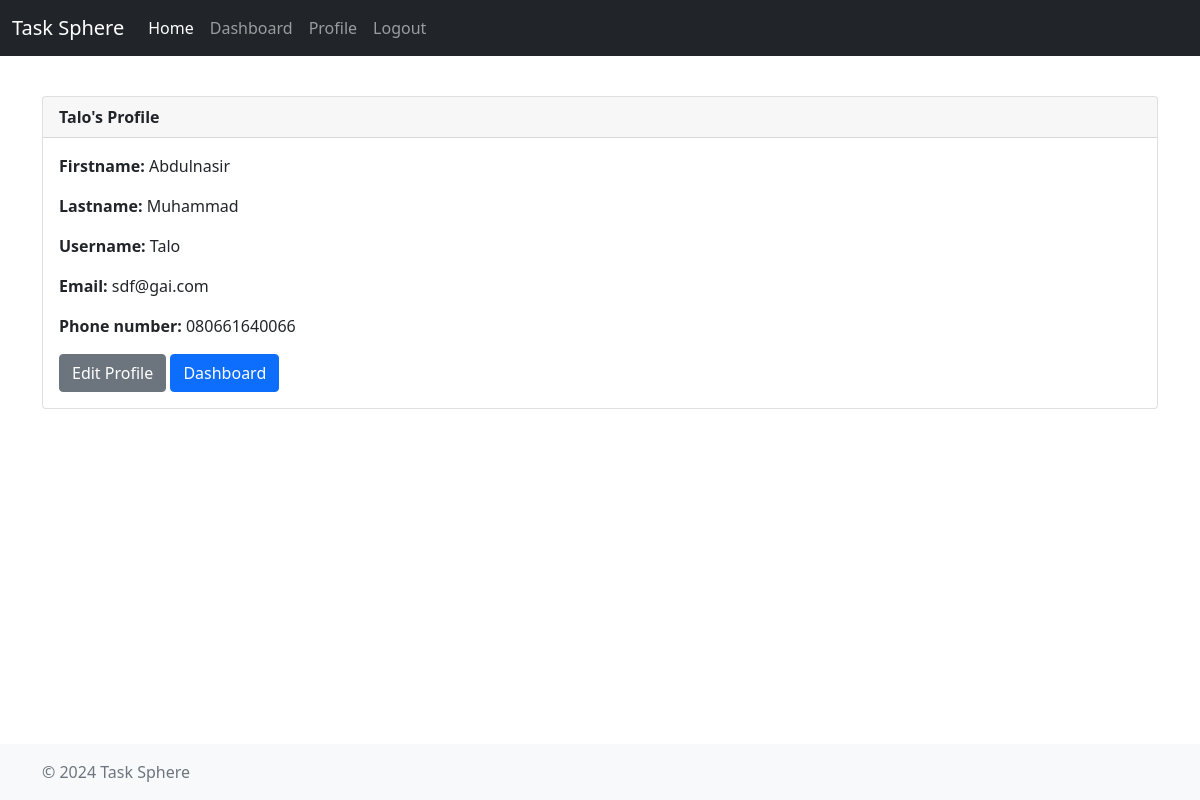
The page /profile (signed in) on the database its author committed.
### app/models.py (models this page shows, shortened)
class User(db.Model, UserMixin):
	id = db.Column(db.Integer, primary_key=True)
	firstname = db.Column(db.String(64), nullable=False)
	lastname = db.Column(db.String(64), nullable=False)
	username = db.Column(db.String(64), index=True, unique=True, nullable=False)
	email = db.Column(db.String(120), unique=True, nullable=False)
	password_hash = db.Column(db.String(120), nullable=False)
	phone = db.Column(db.String(20), unique=True, nullable=False)
	tasks = db.relationship('Task', backref='owner', lazy=True)

### app/routes.py (the view)
@auth_bp.route('/profile')
def profile():
	form = Registration()
	return render_template('profile.html', user=current_user)

### app/__init__.py (called while the page is built)
def create_app():
    app = Flask(__name__, static_folder='templates/static')
    app.config.from_object('config.Config')
    db.init_app(app)
    migrate.init_app(app, db)
    login_manager.init_app(app)
    mail.init_app(app)
    login_manager.login_view = 'auth.login'
    @login_manager.user_loader
    def load_user(user_id):
        from app.models import User
        return User.query.get(int(user_id))
    from app.routes import auth_bp
    app.register_blueprint(auth_bp, url_prefix='/')
    app.config.update(
        CELERY_BROKER_URL='redis://localhost:6379/0',
        CELERY_RESULT_BACKEND='redis://localhost:6379/0'
    )
    mail.init_app(app)
    return app

### app/templates/profile.html (shortened to what this page needs)
{% extends 'base.html' %}
{% block content %}
<div class="card">
  <div class="card-header">
    <strong>{{ user.username }}'s Profile</strong>
  </div>
  <div class="card-body">
  	<p class="card-text"><strong>Firstname:</strong> {{ user.firstname }}</p>
    <p class="card-text"><strong>Lastname:</strong> {{ user.lastname }}</p>
    <p class="card-text"><strong>Username:</strong> {{ user.username }}</p>
    <p class="card-text"><strong>Email:</strong> {{ user.email }}</p>
    <p class="card-text"><strong>Phone number:</strong> {{ user.phone }}</p>
    <a href="{{ url_for('auth.edit_profile') }}" class="btn btn-secondary">Edit Profile</a>
    <a href="{{ url_for('auth.dashboard') }}" class="btn btn-primary">Dashboard</a>
  </div>
</div>
{% endblock %}

### app/templates/static/css/hero.css (style rules this page uses)
body, html { margin: 0; padding: 0; overflow-x: hidden; }

### rows shown on the page
User: username "Talo", firstname "Abdulnasir", lastname "Muhammad", email "sdf@gai.com", phone "080661640066"
